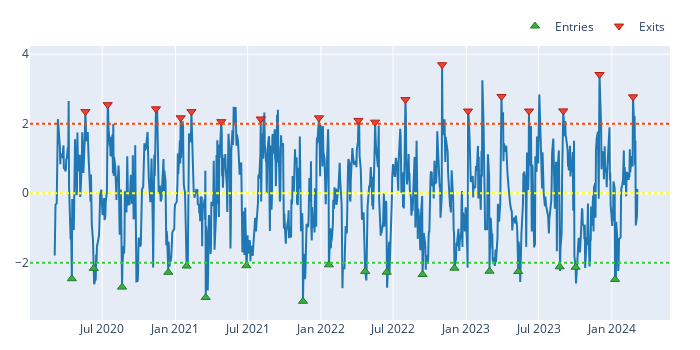

Notebook code for this chart:
### Code cell
# Visualize long entries and exists
fig = zscore.vbt.plot()
clean_long_entries.vbt.signals.plot_as_entries(zscore, fig=fig)
clean_long_exits.vbt.signals.plot_as_exits(zscore, fig=fig)
fig.add_hline(y=long_exit, line_color="orangered", line_dash="dot")
fig.add_hline(y=0, line_color="yellow", line_dash="dot")
fig.add_hline(y=long_entry, line_color="limegreen", line_dash="dot")
fig.show()

### Figure 1 — Plotly figure (JSON) as saved in the notebook; plotly's stock layout.template omitted (floating-point values rounded to 4 significant figures; data arrays with more than 128 entries replaced by an {"elided": "..."} marker saying what was removed)
{"data": [{"showlegend": false, "type": "scatter", "x": {"elided": "1050 str values"}, "y": {"elided": "1050 float values"}}, {"marker": {"color": "#37B13F", "line": {"color": "rgb(38,123,44)", "width": 1}, "size": 8, "symbol": "triangle-up"}, "mode": "markers", "name": "Entries", "showlegend": true, "type": "scatter", "x": ["2020-04-16T00:00:00-04:00", "2020-06-10T00:00:00-04:00", "2020-08-20T00:00:00-04:00", "2020-12-14T00:00:00-05:00", "2021-01-29T00:00:00-05:00", "2021-03-18T00:00:00-04:00", "2021-06-28T00:00:00-04:00", "2021-11-17T00:00:00-05:00", "2022-01-21T00:00:00-05:00", "2022-04-22T00:00:00-04:00", "2022-06-15T00:00:00-04:00", "2022-09-13T00:00:00-04:00", "2022-12-02T00:00:00-05:00", "2023-02-28T00:00:00-05:00", "2023-05-11T00:00:00-04:00", "2023-08-23T00:00:00-04:00", "2023-10-02T00:00:00-04:00", "2024-01-09T00:00:00-05:00"], "y": [-2.457, -2.16, -2.698, -2.274, -2.092, -2.995, -2.083, -3.107, -2.058, -2.247, -2.271, -2.337, -2.154, -2.241, -2.251, -2.115, -2.126, -2.478]}, {"marker": {"color": "#EA4335", "line": {"color": "rgb(181,31,18)", "width": 1}, "size": 8, "symbol": "triangle-down"}, "mode": "markers", "name": "Exits", "showlegend": true, "type": "scatter", "x": ["2020-05-20T00:00:00-04:00", "2020-07-15T00:00:00-04:00", "2020-11-13T00:00:00-05:00", "2021-01-14T00:00:00-05:00", "2021-02-10T00:00:00-05:00", "2021-04-26T00:00:00-04:00", "2021-08-03T00:00:00-04:00", "2021-12-27T00:00:00-05:00", "2022-04-05T00:00:00-04:00", "2022-05-17T00:00:00-04:00", "2022-08-01T00:00:00-04:00", "2022-11-01T00:00:00-04:00", "2023-01-05T00:00:00-05:00", "2023-03-30T00:00:00-04:00", "2023-06-07T00:00:00-04:00", "2023-09-01T00:00:00-04:00", "2023-12-01T00:00:00-05:00", "2024-02-23T00:00:00-05:00"], "y": [2.349, 2.548, 2.428, 2.171, 2.349, 2.061, 2.137, 2.169, 2.096, 2.046, 2.694, 3.698, 2.365, 2.784, 2.365, 2.369, 3.416, 2.774]}], "layout": {"height": 350, "legend": {"orientation": "h", "traceorder": "normal", "x": 1, "xanchor": "right", "y": 1.02, "yanchor": "bottom"}, "margin": {"b": 30, "l": 30, "r": 30, "t": 30}, "shapes": [{"line": {"color": "orangered", "dash": "dot"}, "type": "line", "x0": 0, "x1": 1, "xref": "x domain", "y0": 2, "y1": 2, "yref": "y"}, {"line": {"color": "yellow", "dash": "dot"}, "type": "line", "x0": 0, "x1": 1, "xref": "x domain", "y0": 0, "y1": 0, "yref": "y"}, {"line": {"color": "limegreen", "dash": "dot"}, "type": "line", "x0": 0, "x1": 1, "xref": "x domain", "y0": -2, "y1": -2, "yref": "y"}], "width": 700}}
